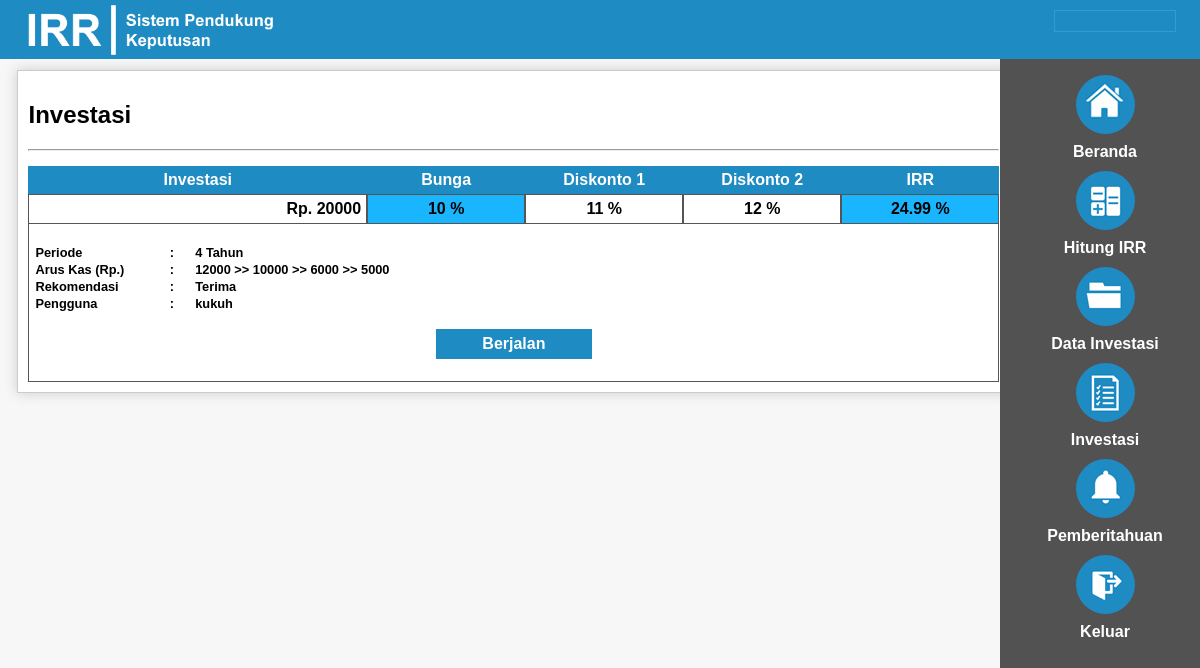
The app's page /admin/index.php?page=inv, older data.
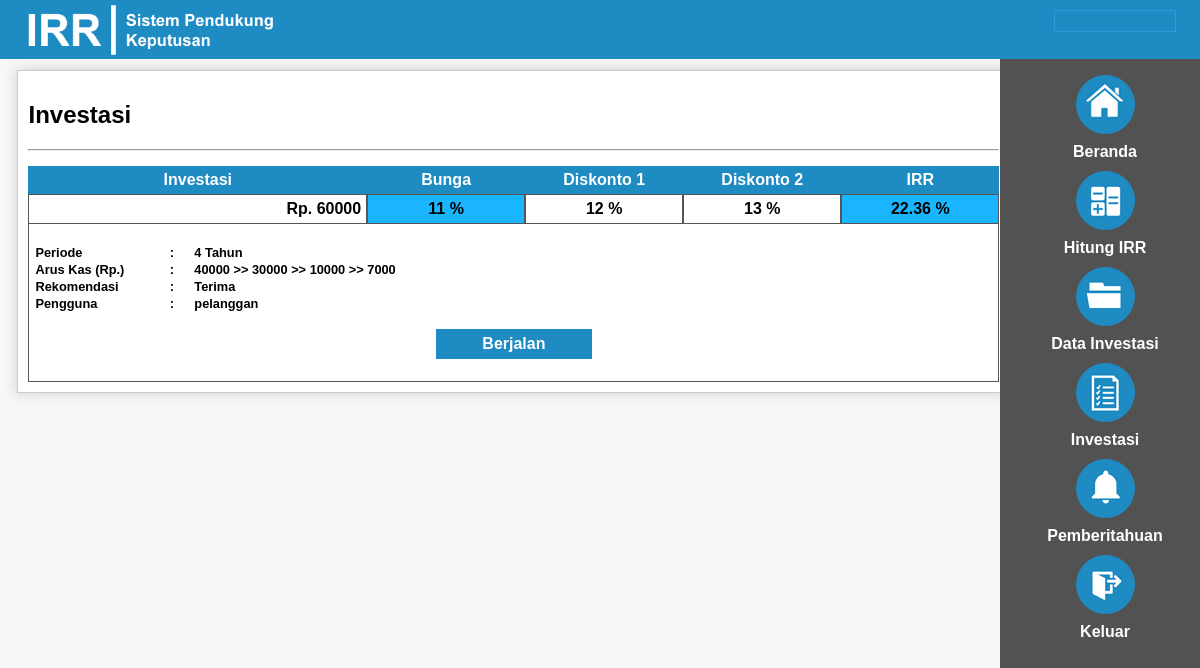
The same page, newer data.
### tables this page shows
CREATE TABLE IF NOT EXISTS `tbl_run_inv` (
  `id_run` int(5) NOT NULL AUTO_INCREMENT,
  `id_inv` int(5) NOT NULL,
  `id_not` int(5) NOT NULL,
  `id_user` int(5) NOT NULL,
  `tgl_start` varchar(15) NOT NULL,
  `tgl_finish` varchar(15) NOT NULL,
  PRIMARY KEY (`id_run`)
);

CREATE TABLE IF NOT EXISTS `tbl_inv` (
  `id_inv` int(5) NOT NULL AUTO_INCREMENT,
  `inves` bigint(20) NOT NULL,
  `bunga` int(11) NOT NULL,
  `df1` int(11) NOT NULL,
  `df2` int(11) NOT NULL,
  `irr` double NOT NULL,
  `periode` varchar(30) NOT NULL,
  `kas` varchar(150) NOT NULL,
  `jml_periode` int(5) NOT NULL,
  `rekomen` varchar(10) NOT NULL,
  `yn` enum('y','n') NOT NULL DEFAULT 'n',
  PRIMARY KEY (`id_inv`)
);

CREATE TABLE IF NOT EXISTS `tbl_user` (
  `id_user` int(5) NOT NULL AUTO_INCREMENT,
  `username` varchar(20) NOT NULL,
  `password` varchar(50) NOT NULL,
  `fname` varchar(25) NOT NULL,
  `lname` varchar(25) NOT NULL,
  `address` varchar(35) NOT NULL,
  `email` varchar(40) NOT NULL,
  `phone` varchar(15) NOT NULL,
  `fb` varchar(25) NOT NULL,
  `twitter` varchar(25) NOT NULL,
  `level` enum('admin','eksekutif') NOT NULL DEFAULT 'eksekutif',
  PRIMARY KEY (`id_user`)
);

### admin/inv.php (the view, shortened to what this page needs)
<link rel="stylesheet" href="css/data.css"  type="text/css" />
<h2>Investasi</h2>
<hr />
<?php
$query = mysql_query("SELECT * FROM tbl_run_inv INNER JOIN tbl_inv ON tbl_inv.id_inv=tbl_run_inv.id_inv INNER JOIN tbl_user ON tbl_user.id_user=tbl_run_inv.id_user");
$jumlah = mysql_num_rows($query);
if (!empty($jumlah)){
	while($data = mysql_fetch_array($query)){
?>
	<table border="0" cellpadding="5" cellspacing="0">
	<thead>
		<tr>
			<td>Investasi</td>
			<td>Bunga</td>
			<td>Diskonto 1</td>
			<td>Diskonto 2</td>
			<td>IRR</td>
		</tr>
	</thead>
	<tbody>
		<tr>
			<td class="inves"><? echo 'Rp. '.$data['inves'];?></td>
			<td class="bung1"><? echo $data['bunga'].' &#37;';?></td>
			<td class="bung"><? echo $data['df1'].' &#37;';?></td>
			<td class="bung"><? echo $data['df2'].' &#37;';?></td>
			<td class="bung1"><? echo $data['irr'].' &#37;';?></td>
		</tr>
		<tr>
			<td colspan="5" class="sub-tabel">
				<table border="0" cellspacing="0">
				<tr class="per">
					<td class="per-contain">Periode</td>
					<td>:</td>
					<td><? echo $data['jml_periode'].' Tahun';?></td>
				</tr>
				<tr class="per">
					<td class="per-contain">Arus Kas (Rp.)</td>
					<td>:</td>
					<td><? echo $data['kas'];?></td>
				</tr>
				<tr class="per">
					<td class="per-contain">Rekomendasi</td>
					<td>:</td>
					<td><? echo $data['rekomen'];?></td>
				</tr>
				<tr class="per">
					<td class="per-contain">Pengguna</td>
					<td>:</td>
					<td><? echo $data['username'];?></td>
				</tr>
				<tr>
					<td colspan="3" class="bung2" align="center">
						<p>Berjalan</p>
					</td>
				</tr>
				</table>
			</td>
		</tr>
	</tbody>
	</table>
<?php
	}
} else {
	die("TIDAK ADA DATA INVESTASI YANG BERJALAN");
}
?>

### admin/index.php (shortened to what this page needs)
<!DOCTYPE html>
<html>
<head>
	<link rel="stylesheet" href="css/dashboard.css"  type="text/css" />
	<link rel="stylesheet" href="css/flash.css"  type="text/css" />
</head>
<body>
<div class="header">
	<img class="logo" src="img/logo.png">
	<div class="user">
	</div>
</div>
<div class="menu">
<ul>
	<a href="./" ><li><img src="img/beranda.png"><br/>Beranda</li></a>
	<a href="?page=dss"><li><img src="img/hitung.png"><br/>Hitung IRR</a></li>
	<a href="?page=kkh"><li><img src="img/data.png"><br/>Data Investasi</a></li>
	<a href="?page=inv"><li><img src="img/investasi.png"><br/>Investasi</a></li>
	<a href="?page=notif"><li><img src="img/notif.png"><br/>Pemberitahuan</a></li>
	<a href="login/logout.php"><li><img src="img/keluar.png"><br/>Keluar</a></li>
</ul>
</div>
<div class="container">
<?php
$page	= isset($_GET['page']) ? $_GET['page'] : "";
if($page=="") {
	include "welcome.php";
} else if($page=="kkh") {
	include "data.php";
} else if($page=="dss") {
	include "irr.php";
} else if($page=="notif") {
	include "notif.php";
} else if($page=="inv") {
	include "inv.php";
}
?>
</body>
</html>

### css/dashboard.css (style rules this page uses)
html { font-family:Arial, Tahoma; background:#f7f7f7; }
.header { background-color:#1e8bc3; z-index:1; position:fixed; top:0px; left:0px; right:0px; }
.logo { margin:5px 0 0 2%; width:250px; height:50px; }
.user { border:1px solid #3498db; text-align:center; margin:10px 2% 0 0; padding:10px; float:right; width:100px; }
.menu { position:fixed; top:40px;right:0px;bottom:0px; background-color:#525252; width:14%; }
.menu a { text-decoration:none; display:block; }
.menu ul { list-style:none; margin-top:25px; }
.menu ul li { border:none; margin:0 0 0 -40px; -webkit-transition:margin 0.5s; -moz-transition:margin 0.5s; }
.menu ul a { color:#fff; font-weight:bold; margin-left:10px; text-align:center; }
.menu ul li img { margin:10px 0 5px 0px; border-radius:30px; }
.container { background:#fff; border:1px solid #ccc; box-shadow: 0 0 12px #ccc; margin: 70px 1% 5px 0.8%; width:82%; padding:10px; animation-name:jalan; animation-duration:0.5s; animation-delay:0s; animation-timing-function:linear; animation-direction:alternate; }
@media screen and (min-width:1124px) { .menu { width:200px; } }
@media screen and (min-width:1124px) { .container { width:82%; } }

### css/data.css (style rules this page uses)
table { width:100%; margin-top:15px; }
table thead { background:#1e8bc3; color:#fff; font-weight:bold; text-align:center; }
.inves { width:30%; text-align:right; font-weight:bold; border:1px solid #555; font-size:1.0em; }
.bung { width:14%; text-align:center; font-weight:bold; border:1px solid #555; font-size:1.0em; }
.bung1 { width:14%; text-align:center; font-weight:bold; border:1px solid #555; background:#19b5fe; font-size:1.0em; }
.sub-tabel { border:1px solid #555; border-top:none; }
.per { text-align:left; font-weight:bold; font-size:0.8em; }
.per-contain { width:14%; }
p { background:#1e8bc3; border:1px solid #1e8bc3; padding:5px; width:15%; color:#fff; font-weight:bold; }

Row changes from the older to the newer data that the page shows:
removed tbl_run_inv: id_inv.inves "20000", id_inv.bunga "10", id_inv.df1 "11", id_inv.df2 "12", id_inv.irr "24.99", id_inv.jml_periode "4", id_inv.kas "12000 >> 10000 >> 6000 >> 5000", id_inv.rekomen "Terima", id_user.username "kukuh"
added tbl_run_inv: id_inv.inves "60000", id_inv.bunga "11", id_inv.df1 "12", id_inv.df2 "13", id_inv.irr "22.36", id_inv.jml_periode "4", id_inv.kas "40000 >> 30000 >> 10000 >> 7000", id_inv.rekomen "Terima", id_user.username "pelanggan"
